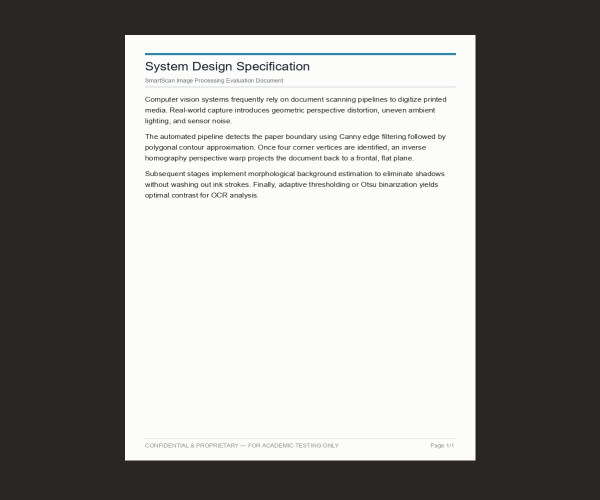
#> input picture sample_images/01_clear_plain.jpg, 1200 x 1000 px (shown at 1/2 size); its folder holds only this picture in this run
$ python -i image_enhancement.py   (imports and definitions only)
#> lines starting #> are read from the running program, lines starting #| are printed output that depends on the picture
#> further down, picture is the input picture: shape (1000, 1200, 3); mean B, G, R 139, 141.3, 143.1
### modules/shadow_removal.py
"""
shadow_removal.py — Shadow and non-uniform lighting compensation.

Implements morphological background estimation based on Retinex illumination theory.
Rather than applying an arbitrary linear brightness gain (which saturates paper),
this module estimates the spatially-varying illumination field L(x, y) and divides it out.
"""

from typing import Tuple
import cv2
import numpy as np
from modules.utils import ensure_uint8


def estimate_background_channel(
    channel: np.ndarray,
    dilate_kernel_size: int = 15,
    blur_kernel_size: int = 21,
) -> np.ndarray:
    """Estimate the ambient illumination background for a single image channel.

    Principle:
    1. Morphological Dilation replaces each pixel with the maximum value in its neighborhood.
       Because text ink is dark (low intensity) and paper is bright (high intensity),
       dilation expands the paper brightness over the dark text, erasing the characters.
    2. Median Blur smooths out high-frequency texture and gradient artifacts,
       yielding a smooth, continuous illumination surface.

    Args:
        channel: Single-channel uint8 array (shape H, W).
        dilate_kernel_size: Size of the rectangular structuring element for dilation.
        blur_kernel_size: Size of the median blur filter kernel (must be odd).

    Returns:
        Estimated background illumination field as uint8 array (shape H, W).
    """
    # Structuring element for morphological dilation
    kernel = cv2.getStructuringElement(
        cv2.MORPH_RECT, (dilate_kernel_size, dilate_kernel_size)
    )

    # 1. Dilate to erase dark foreground text
    dilated = cv2.dilate(channel, kernel)

    # 2. Median blur to smooth out residual step transitions
    # Must be an odd positive integer
    if blur_kernel_size % 2 == 0:
        blur_kernel_size += 1
    bg_estimate = cv2.medianBlur(dilated, blur_kernel_size)

    return bg_estimate


def remove_shadows(
    image: np.ndarray,
    dilate_kernel_size: int = 15,
    blur_kernel_size: int = 21,
) -> np.ndarray:
    """Remove shadows and correct uneven lighting from a BGR document image.

    Applies illumination division independently across each colour channel:
        Normalized(x, y) = (Image(x, y) / Background(x, y)) * 255

    Args:
        image: BGR document image (uint8).
        dilate_kernel_size: Structuring element size for dilation (default 15).
        blur_kernel_size: Kernel size for median smoothing (default 21).

    Returns:
        Shadow-removed BGR image with uniform white background.
    """
#> called with dilate_kernel_size = 15, blur_kernel_size = 21
    # Split BGR channels
    channels = cv2.split(image)
    normalized_channels = []

    for ch in channels:
        # Step 1: Estimate channel background illumination
        bg = estimate_background_channel(
            ch,
            dilate_kernel_size=dilate_kernel_size,
            blur_kernel_size=blur_kernel_size,
        )

        # Step 2: Division normalization in float32 space
        # Add epsilon 1.0 to prevent division-by-zero on pure black pixels
        ch_float = ch.astype(np.float32)
        bg_float = bg.astype(np.float32) + 1.0

        # Scale to 255.0 and clip to [0, 255]
        norm = (ch_float / bg_float) * 255.0
        norm_uint8 = ensure_uint8(norm)
        normalized_channels.append(norm_uint8)
#> this loop made 3 passes
#> pass 1, in estimate_background_channel, `dilated = cv2.dilate(channel, kernel)`:
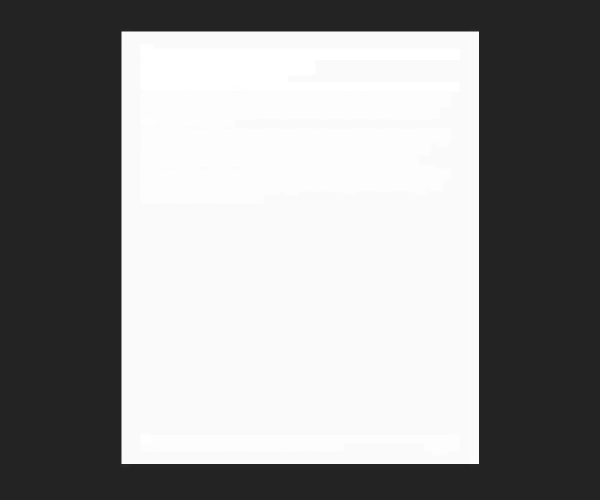
#> dilated: shape (1000, 1200) (shown at 1/2 size); min 35, max 255, mean 146.3
#> pass 1, in remove_shadows, `bg_float = bg.astype(np.float32) + 1.0`:
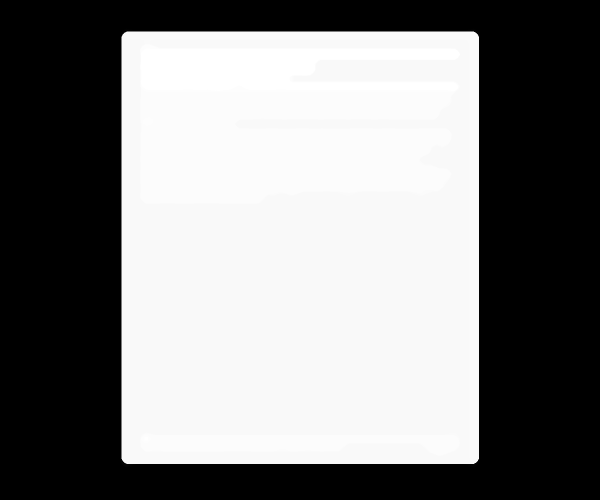
#> bg_float: shape (1000, 1200) float32 (shown at 1/2 size); min 36, max 256, mean 147.3; drawn with min black and max white
#> after the loop:
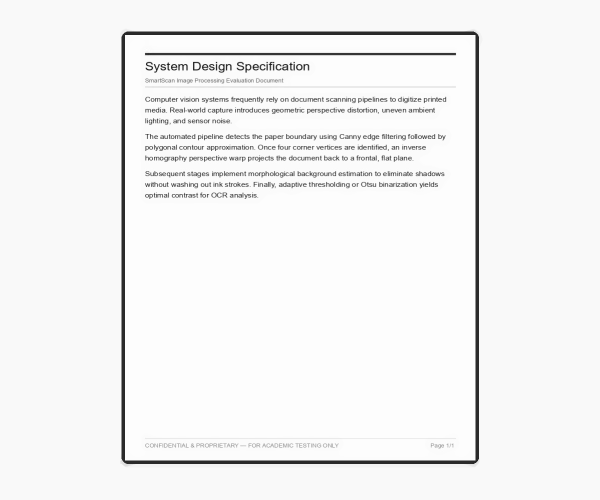
#> norm: shape (1000, 1200) float32 (shown at 1/2 size); min 16.93, max 254, mean 244
#> after the loop, normalized_channels = 3 items

    # Merge normalized channels back into BGR image
    return cv2.merge(normalized_channels)


# [11 lines left out: function remove_shadows_grayscale, not called in this run]

### modules/utils.py
"""
utils.py — Shared utility functions for the SmartScan pipeline.

This module provides image loading, EXIF orientation correction,
resizing helpers, and other common routines used across all modules.

Concept (plain-language):
    When you take a photo with a phone, the camera often stores the image
    in landscape orientation and records a rotation flag inside the EXIF
    metadata. If we don't read and apply that flag, the image will appear
    sideways or upside-down. We fix this first.

    Large images (e.g. 4000×6000 from a phone) are slow to process with
    edge detection and contour finding. We shrink them for processing but
    keep the scale factor so that the final crop is done on the full-resolution
    image (better quality).

Java comparison:
    In Java you'd use BufferedImage + ImageIO + AffineTransformOp. Here,
    PIL handles the EXIF rotation in one call (exif_transpose), and OpenCV
    does the resizing with cv2.resize(). NumPy arrays replace int[][] pixel
    buffers.
"""

import io
from typing import Tuple, Optional

import cv2
import numpy as np
from PIL import Image, ImageOps


# [114 lines left out: functions load_image_from_bytes, resize_for_processing, scale_points, bgr_to_rgb, not called in this run]


def ensure_uint8(image: np.ndarray) -> np.ndarray:
    """Clip and cast an image array to uint8 (0-255).

    After arithmetic operations (division, subtraction for shadow removal)
    pixel values may be floats or exceed [0, 255]. This clamps and converts.
    """
    return np.clip(image, 0, 255).astype(np.uint8)


# [20 lines left out: function rotate_image, not called in this run]

### modules/image_enhancement.py
"""
image_enhancement.py — Document image enhancement algorithms.

Provides multiple document enhancement modes:
- Original: Unmodified warped image
- Shadow-Free: Morphological illumination compensation
- Color: Illumination-corrected color with Gray-World white balance
- Grayscale: Normalized single-channel reproduction
- Black & White: High-contrast binarization (Adaptive Gaussian or Otsu) with morphological speckle removal
- Enhanced: CLAHE (Contrast-Limited Adaptive Histogram Equalization) on Luminance + Unsharp Masking

Also includes Global Histogram Equalization to demonstrate the technical contrast with CLAHE.
"""

from typing import Tuple
import cv2
import numpy as np
from modules.shadow_removal import remove_shadows, remove_shadows_grayscale
from modules.utils import ensure_uint8


# [43 lines left out: functions to_grayscale, auto_white_balance, apply_global_hist_eq, not called in this run]


def apply_clahe(
    image: np.ndarray,
    clip_limit: float = 2.0,
    tile_grid_size: Tuple[int, int] = (8, 8),
) -> np.ndarray:
    """Apply Contrast-Limited Adaptive Histogram Equalization (CLAHE).

    Why CLAHE is superior to Global Histogram Equalization:
    1. Operates on local tiles (e.g. 8x8) to adapt to local document contrast.
    2. 'clip_limit' clips the histogram height, redistributing excess counts
       uniformly across all bins, strictly preventing noise amplification.
    3. Bilinear interpolation blends tile boundaries seamlessly.
    """
#> called with clip_limit = 2, tile_grid_size = (8, 8)
    clahe = cv2.createCLAHE(clipLimit=clip_limit, tileGridSize=tile_grid_size)

    if len(image.shape) == 2:
        return clahe.apply(image)

    # Apply only to Luminance channel in LAB color space
    lab = cv2.cvtColor(image, cv2.COLOR_BGR2LAB)
#> lab: shape (1000, 1200, 3); mean of channels 0, 1, 2 244.1, 128, 128.6
    l, a, b = cv2.split(lab)
    l_clahe = clahe.apply(l)
    return cv2.cvtColor(cv2.merge([l_clahe, a, b]), cv2.COLOR_LAB2BGR)


def sharpen_image(image: np.ndarray, strength: float = 1.0) -> np.ndarray:
    """Enhance text edge definition using a 3x3 Laplacian unsharp kernel.

    Kernel = [[ 0, -1,  0],
              [-1,  5, -1],
              [ 0, -1,  0]]
    """
#> called with strength = 1
    kernel = np.array([[0, -1, 0], [-1, 4 + strength, -1], [0, -1, 0]], dtype=np.float32)
#> kernel = [[0, -1, 0], [-1, 5, -1], [0, -1, 0]]
    sharpened = cv2.filter2D(image, -1, kernel)
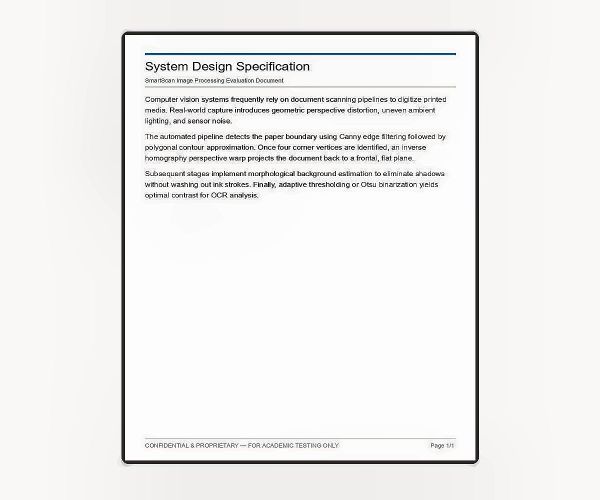
#> sharpened: shape (1000, 1200, 3) (shown at 1/2 size); mean B, G, R 238.9, 239.9, 240.4
    return ensure_uint8(sharpened)


# [46 lines left out: function binarize_document, not called in this run]


def enhance_document(
    image: np.ndarray,
    mode: str = "Enhanced",
    bw_method: str = "adaptive",
) -> np.ndarray:
    """Master enhancement function supporting all scanner modes.

    Supported modes:
    - 'Original': Unmodified input
    - 'Shadow-Free': Background-divided illumination compensation
    - 'Color': Shadow-free color with Gray-World white balancing
    - 'Grayscale': Shadow-free converted to crisp 8-bit grayscale
    - 'Black & White': Crisp 1-bit binary with noise speckle elimination
    - 'Enhanced': Shadow-free + CLAHE on Luminance + Laplacian edge sharpening
    """
    mode_clean = mode.strip().lower()

    if mode_clean == "original":
        return image.copy()

    # Base: Eliminate uneven lighting and shadows
    shadow_free = remove_shadows(image)

    if mode_clean in ("shadow-free", "shadow_free"):
        return shadow_free

    if mode_clean == "color":
        return auto_white_balance(shadow_free)

    if mode_clean == "grayscale":
        return to_grayscale(shadow_free)

    if mode_clean in ("black & white", "b&w", "bw", "black_and_white"):
        gray_sf = to_grayscale(shadow_free)
        return binarize_document(gray_sf, method=bw_method)

    if mode_clean == "enhanced":
        # Apply CLAHE to enhance contrast locally, then sharpen ink strokes
        clahe_img = apply_clahe(shadow_free, clip_limit=2.0)
        return sharpen_image(clahe_img, strength=1.0)

    # Default fallback: return shadow_free
    return shadow_free

>>> import cv2
>>> picture = cv2.imread('../sample_images/01_clear_plain.jpg')
>>> result = enhance_document(picture)

$ run again, on sample_images/02_document_angled.jpg
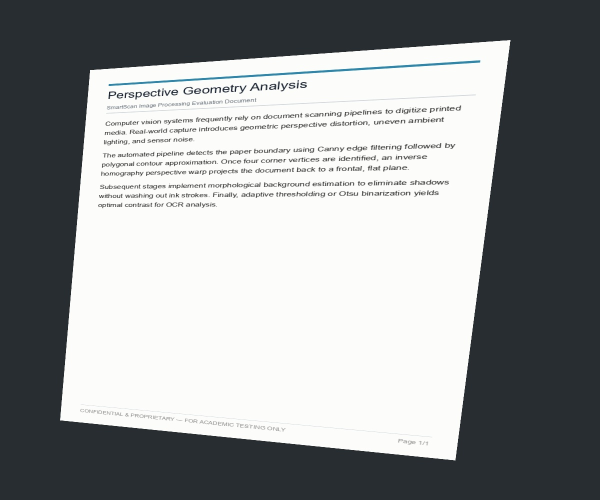
#> input picture sample_images/02_document_angled.jpg, 1200 x 1000 px (shown at 1/2 size)
#> picture is the input picture: shape (1000, 1200, 3); mean B, G, R 151.4, 150.4, 147.7
#> the loop in remove_shadows, `for ch in channels:` made 3 passes
#> after the loop in remove_shadows, `for ch in channels:`:
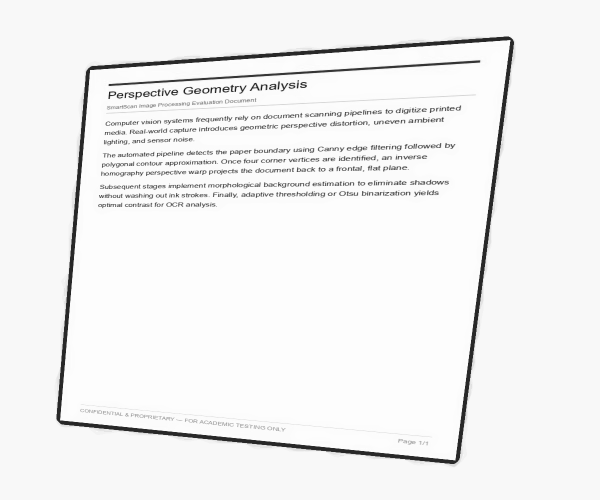
#> norm: shape (1000, 1200) float32 (shown at 1/2 size); min 18.93, max 254, mean 243
#> after the loop in remove_shadows, `for ch in channels:`: normalized_channels = 3 items
#> lab: shape (1000, 1200, 3); mean of channels 0, 1, 2 243.9, 127.9, 128
#> kernel = [[0, -1, 0], [-1, 5, -1], [0, -1, 0]]
#> in sharpen_image, `sharpened = cv2.filter2D(image, -1, kernel)`:
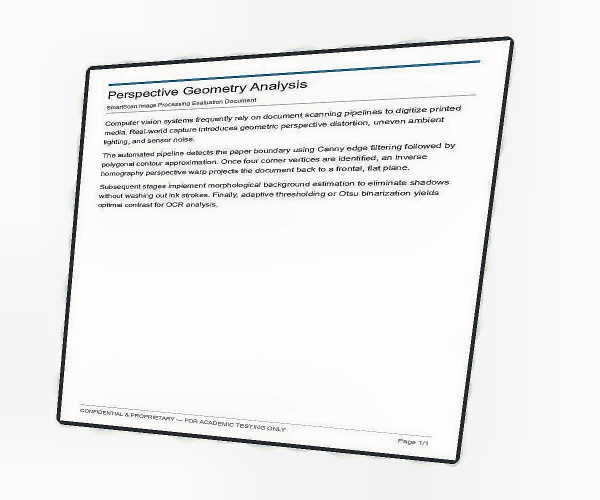
#> sharpened: shape (1000, 1200, 3) (shown at 1/2 size); mean B, G, R 239.3, 239.4, 239.2

$ run again, on sample_images/03_dark_shadow.jpg
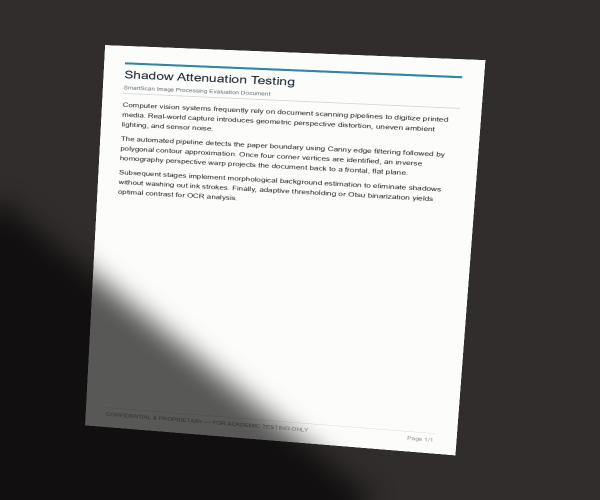
#> input picture sample_images/03_dark_shadow.jpg, 1200 x 1000 px (shown at 1/2 size)
#> picture is the input picture: shape (1000, 1200, 3); mean B, G, R 128.6, 129.7, 131.2
#> the loop in remove_shadows, `for ch in channels:` made 3 passes
#> after the loop in remove_shadows, `for ch in channels:`:
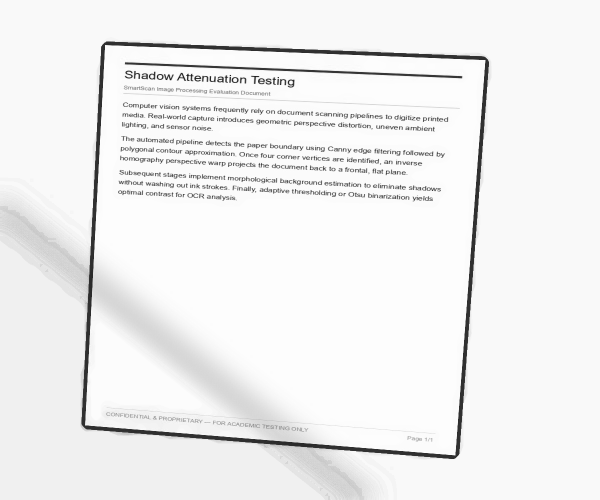
#> norm: shape (1000, 1200) float32 (shown at 1/2 size); min 17.93, max 254, mean 241.1
#> after the loop in remove_shadows, `for ch in channels:`: normalized_channels = 3 items
#> lab: shape (1000, 1200, 3); mean of channels 0, 1, 2 241.5, 128.1, 128.1
#> kernel = [[0, -1, 0], [-1, 5, -1], [0, -1, 0]]
#> in sharpen_image, `sharpened = cv2.filter2D(image, -1, kernel)`:
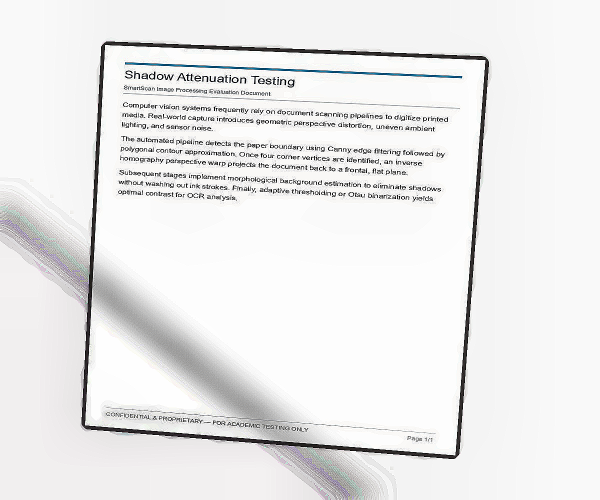
#> sharpened: shape (1000, 1200, 3) (shown at 1/2 size); mean B, G, R 234.5, 234.6, 234.8
